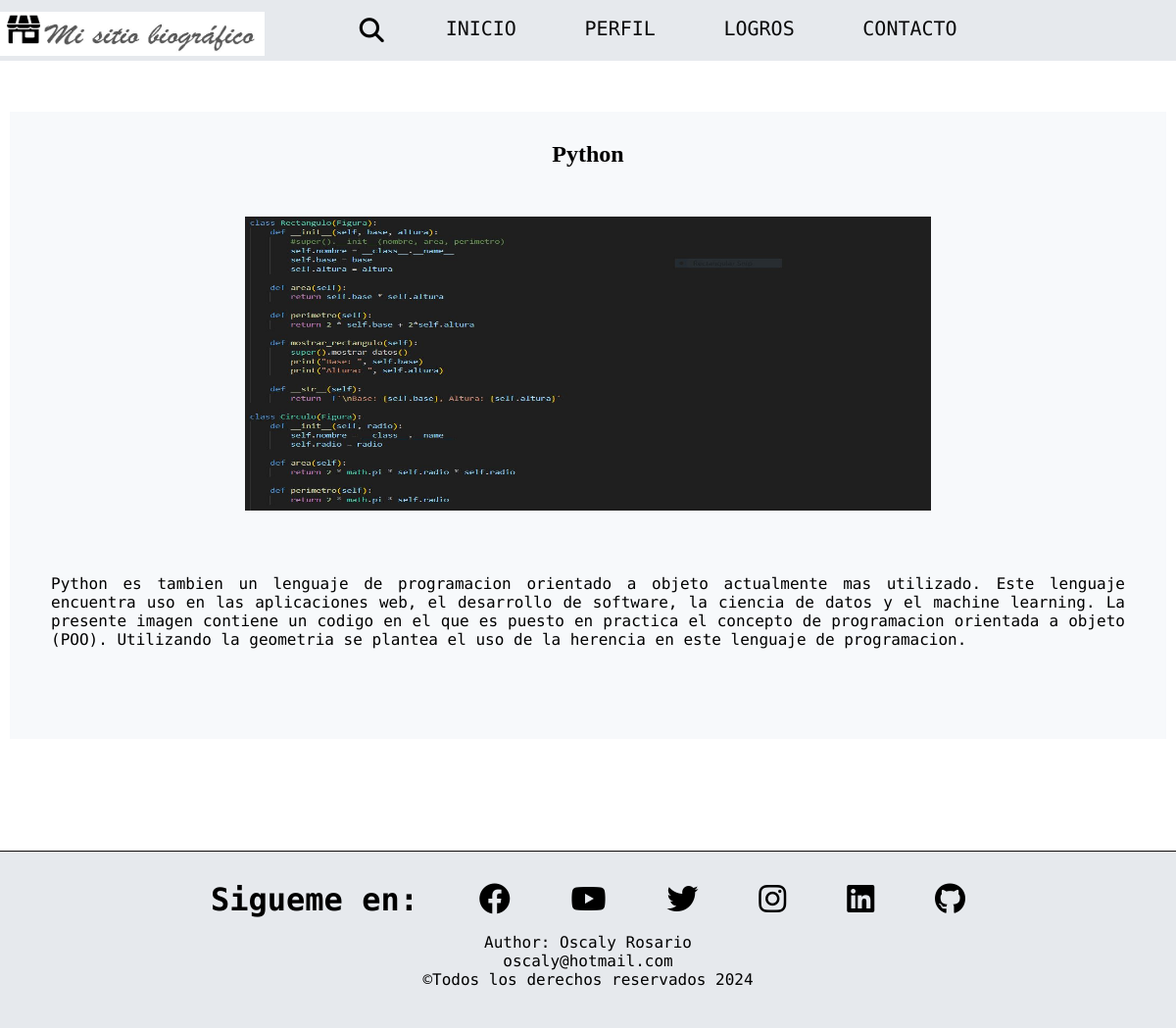
/perfil/6, run on an earlier commit of the app's database.
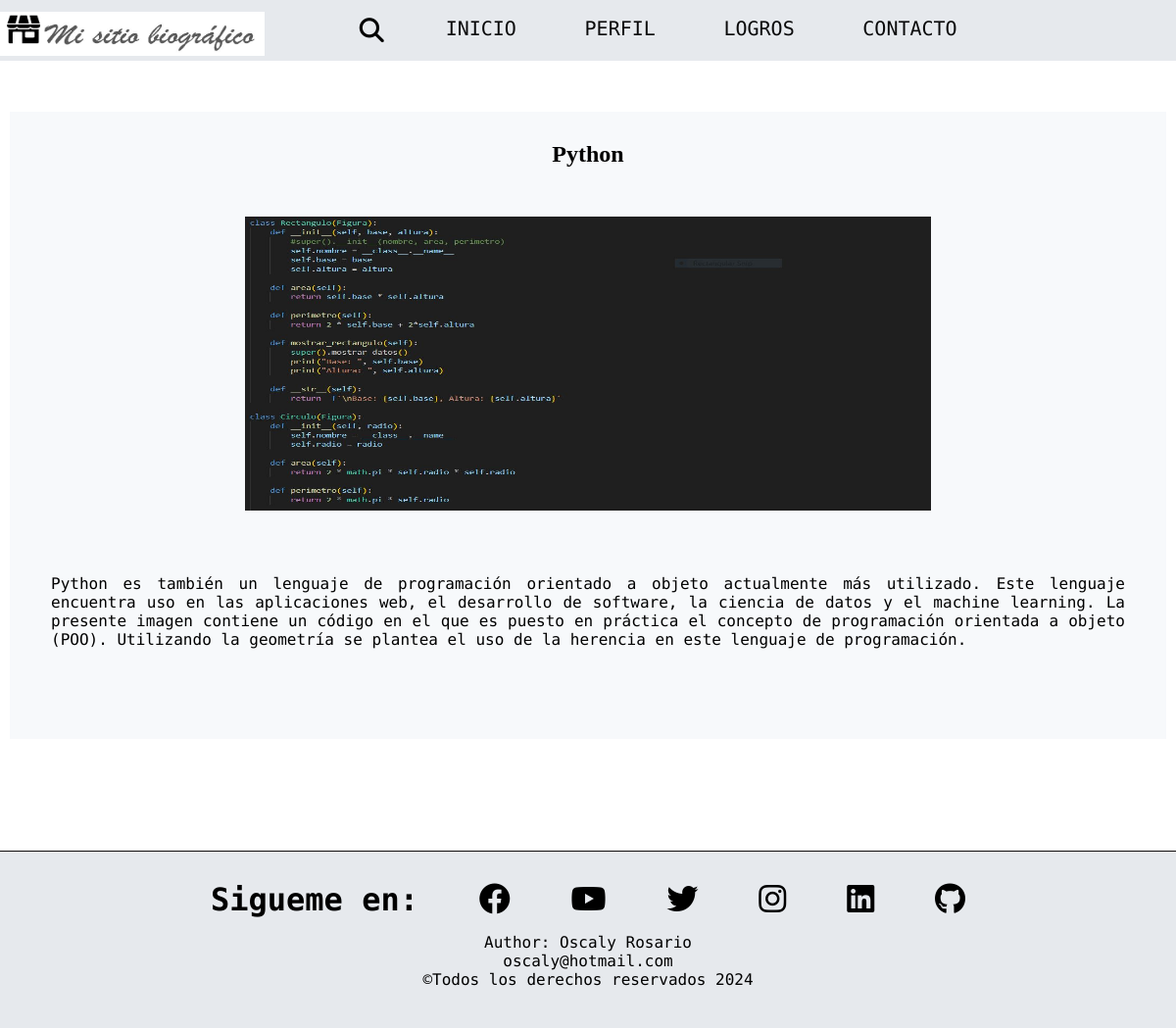
And on a later commit of the database.
### perfil/models.py (models this page shows, shortened)
class Profile(models.Model):
    title = models.CharField(max_length = 200, verbose_name='Titulo')
    description = RichTextField(verbose_name = 'Descripcion')
    content = RichTextField (null = True, blank = True, verbose_name = 'Contenido')
    image = models.ImageField(upload_to="perfil", verbose_name= 'Imagen')
    link = models.URLField (null = True, blank = True, verbose_name = 'Enlace')
    created = models.DateTimeField(auto_now_add = True, verbose_name = 'Fecha de creacion')
    updated = models.DateTimeField(auto_now = True, verbose_name = 'Fecha de actualizacion')
    class Meta:
        verbose_name = 'Perfil'
        verbose_name_plural = 'Perfiles'
        ordering = ["-created"]

### perfil/views.py (the view)
# urls.py: path('perfil/<id>', views.publicacion, name='publicacion'),
def publicacion(request, id):
    profile = Profile.objects.get(id=id)
    return render (request, 'perfil/publicacion.html', {'profile':profile})

### perfil/templates/perfil/publicacion.html (shortened to what this page needs)
{% extends 'core/base.html' %}
{% load static %}
    {% block content %}
    <main class="p_main">
            <div class="img_post">
                <h2>{{ profile.title }}</h2>
                <a href="{{ profile.image.url }}" target="_blank">
                <img src="{{ profile.image.url }}" alt="Imagen de codigo" >
                </a>
                {{ profile.content|safe }}
            </div>
    </main>
    {% endblock %}

What changed in the data, as far as the page shows it:
changed Profile "Python": content "Python es tambien un lenguaje de programacion orientado a objeto actualmente mas utilizado. Este lenguaje encuentra uso en las aplicaciones web, el desarrollo de software, la ciencia de datos y el machine learning. La presente imagen contiene un codigo en el que es puesto en practica el concepto de programacion orientada a objeto (POO). Utilizando la geometria se plantea el uso de la herencia en este lenguaje de programacion." → "Python es también un lenguaje de programación orientado a objeto actualmente más utilizado. Este lenguaje encuentra uso en las aplicaciones web, el desarrollo de software, la ciencia de datos y el machine learning. La presente imagen contiene un código en el que es puesto en práctica el concepto de programación orientada a objeto (POO). Utilizando la geometría se plantea el uso de la herencia en este lenguaje de programación."
